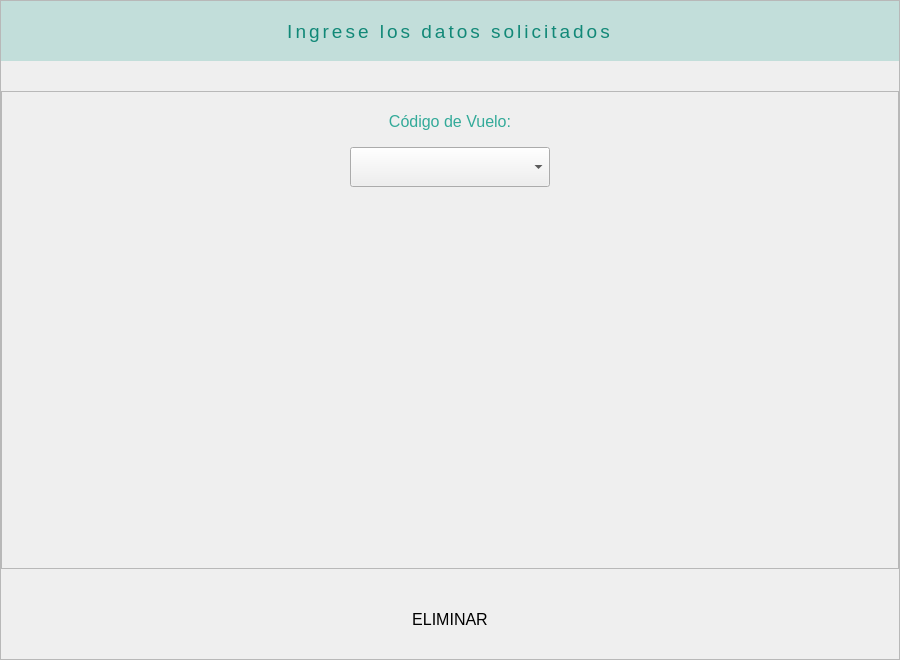
            <widget class="QWidget" name="delPanel">
             <layout class="QHBoxLayout" name="horizontalLayout_14">
              <property name="spacing">
               <number>0</number>
              </property>
              <property name="leftMargin">
               <number>0</number>
              </property>
              <property name="topMargin">
               <number>0</number>
              </property>
              <property name="rightMargin">
               <number>0</number>
              </property>
              <property name="bottomMargin">
               <number>0</number>
              </property>
              <item>
               <widget class="QFrame" name="delMain">
                <property name="minimumSize">
                 <size>
                  <width>900</width>
                  <height>660</height>
                 </size>
                </property>
                <property name="frameShape">
                 <enum>QFrame::StyledPanel</enum>
                </property>
                <property name="frameShadow">
                 <enum>QFrame::Raised</enum>
                </property>
                <layout class="QVBoxLayout" name="verticalLayout_4">
                 <property name="spacing">
                  <number>30</number>
                 </property>
                 <property name="leftMargin">
                  <number>0</number>
                 </property>
                 <property name="topMargin">
                  <number>0</number>
                 </property>
                 <property name="rightMargin">
                  <number>0</number>
                 </property>
                 <property name="bottomMargin">
                  <number>0</number>
                 </property>
                 <item>
                  <widget class="QLabel" name="delTittle">
                   <property name="minimumSize">
                    <size>
                     <width>0</width>
                     <height>60</height>
                    </size>
                   </property>
                   <property name="maximumSize">
                    <size>
                     <width>16777215</width>
                     <height>60</height>
                    </size>
                   </property>
                   <property name="font">
                    <font>
                     <pointsize>14</pointsize>
                    </font>
                   </property>
                   <property name="styleSheet">
                    <string notr="true">color: #187;
letter-spacing: 3px;
background: #33119988;
border-radius: 0;</string>
                   </property>
                   <property name="text">
                    <string>Ingrese los datos solicitados</string>
                   </property>
                   <property name="alignment">
                    <set>Qt::AlignCenter</set>
                   </property>
                  </widget>
                 </item>
                 <item>
                  <widget class="QFrame" name="delForm">
                   <property name="frameShape">
                    <enum>QFrame::StyledPanel</enum>
                   </property>
                   <property name="frameShadow">
                    <enum>QFrame::Raised</enum>
                   </property>
                   <layout class="QGridLayout" name="gridLayout_4">
                    <item row="0" column="0">
                     <widget class="QLabel" name="delLabel1">
                      <property name="minimumSize">
                       <size>
                        <width>100</width>
                        <height>40</height>
                       </size>
                      </property>
                      <property name="maximumSize">
                       <size>
                        <width>200</width>
                        <height>40</height>
                       </size>
                      </property>
                      <property name="font">
                       <font>
                        <pointsize>12</pointsize>
                       </font>
                      </property>
                      <property name="styleSheet">
                       <string notr="true">color: #3a9;
border: none;
padding: 0 10px;</string>
                      </property>
                      <property name="text">
                       <string>Código de Vuelo:</string>
                      </property>
                      <property name="alignment">
                       <set>Qt::AlignCenter</set>
                      </property>
                     </widget>
                    </item>
                    <item row="2" column="0">
                     <spacer name="verticalSpacer_2">
                      <property name="orientation">
                       <enum>Qt::Vertical</enum>
                      </property>
                      <property name="sizeHint" stdset="0">
                       <size>
                        <width>20</width>
                        <height>40</height>
                       </size>
                      </property>
                     </spacer>
                    </item>
                    <item row="1" column="0">
                     <widget class="QComboBox" name="codeDelInput">
                      <property name="minimumSize">
                       <size>
                        <width>0</width>
                        <height>40</height>
                       </size>
                      </property>
                     </widget>
                    </item>
                   </layout>
                  </widget>
                 </item>
                 <item>
                  <widget class="QFrame" name="delButtons">
                   <property name="minimumSize">
                    <size>
                     <width>0</width>
                     <height>60</height>
                    </size>
                   </property>
                   <property name="maximumSize">
                    <size>
                     <width>16777215</width>
                     <height>60</height>
                    </size>
                   </property>
                   <property name="styleSheet">
                    <string notr="true">border: none;</string>
                   </property>
                   <property name="frameShape">
                    <enum>QFrame::StyledPanel</enum>
                   </property>
                   <property name="frameShadow">
                    <enum>QFrame::Raised</enum>
                   </property>
                   <layout class="QHBoxLayout" name="horizontalLayout_3">
                    <property name="spacing">
                     <number>0</number>
                    </property>
                    <property name="leftMargin">
                     <number>0</number>
                    </property>
                    <property name="topMargin">
                     <number>0</number>
                    </property>
                    <property name="rightMargin">
                     <number>0</number>
                    </property>
                    <property name="bottomMargin">
                     <number>20</number>
                    </property>
                    <item>
                     <widget class="QPushButton" name="delButton">
                      <property name="minimumSize">
                       <size>
                        <width>200</width>
                        <height>40</height>
                       </size>
                      </property>
                      <property name="maximumSize">
                       <size>
                        <width>300</width>
                        <height>16777215</height>
                       </size>
                      </property>
                      <property name="font">
                       <font>
                        <pointsize>12</pointsize>
                       </font>
                      </property>
                      <property name="text">
                       <string>ELIMINAR</string>
                      </property>
                     </widget>
                    </item>
                   </layout>
                  </widget>
                 </item>
                </layout>
               </widget>
              </item>
             </layout>
            </widget>
